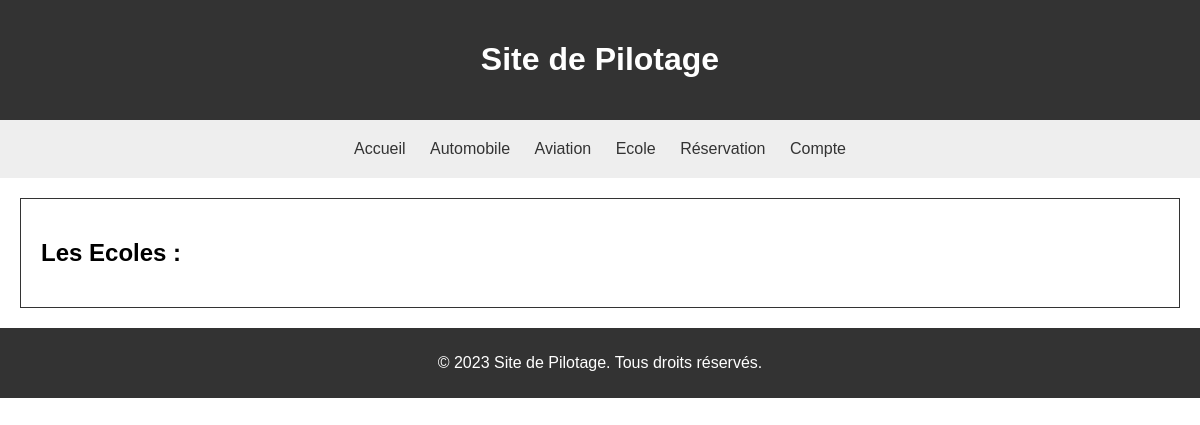
Page /ecole/ on the earlier database version.
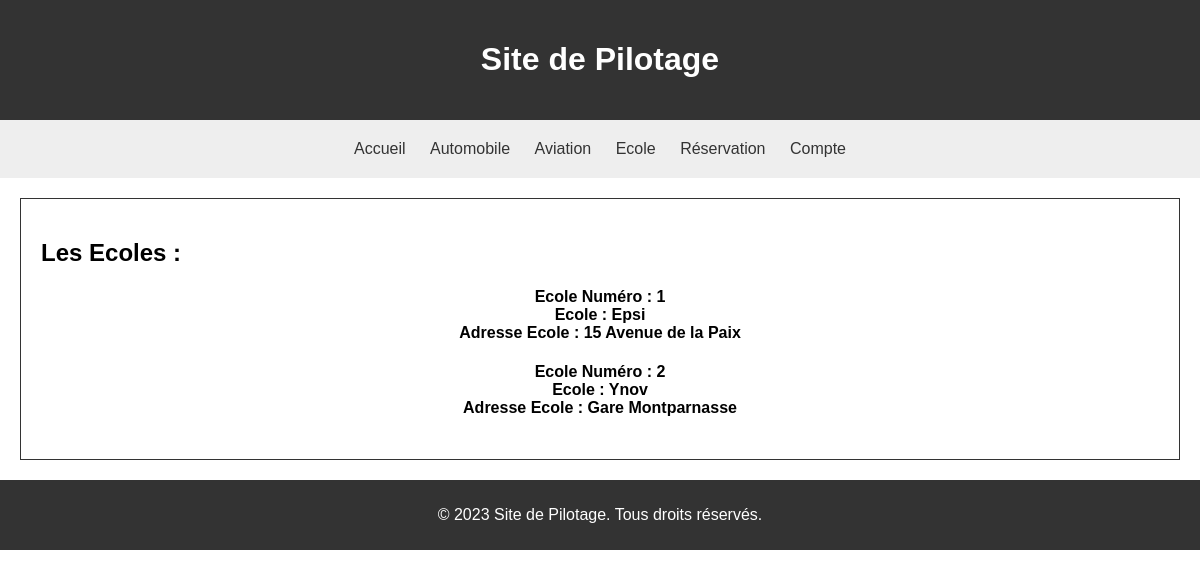
Same page on the later database version.
### src/models.py (models this page shows, shortened)
class EcolePilotage(models.Model):
    id_ecole = models.IntegerField(primary_key=True)
    nom_ecole = models.CharField(max_length=300, default="Epsi")
    adresse_ecole = models.CharField(max_length=400)

### src/views.py (the view)
# urls.py: path('ecole/',views.ecole_index, name='ecole_index'),
def ecole_index(request):
    ecoles = EcolePilotage.objects.all()
    data = {'ecoles':ecoles}
    return render(request, 'ecole/index.html', data)

### src/templates/ecole/index.html (shortened to what this page needs)
{% extends 'block/base.html' %}
{% block corp %}
    <section>
    <h2>Les Ecoles :</h2>
    {% for ecole in ecoles %}
        <h4>
            <a href="../ecole/{{ ecole.id_ecole }}">
                Ecole Numéro : {{ ecole.id_ecole }}<br/>
                Ecole : {{ ecole.nom_ecole }}<br/>
                Adresse Ecole : {{ ecole.adresse_ecole }}<br/>
            </a>
        </h4>
    {% endfor %}
    </section>
{% endblock %}

### src/templates/block/base.html
{% load static %}
{% include 'block/head.html' %}
<body>
    {% include 'block/header.html' %}
    {% block corp %}{% endblock %}
    {% include 'block/footer.html' %}
</body>

### src/templates/block/head.html (shortened to what this page needs)
{% load static %}
<!DOCTYPE html>
<head>
    <link rel="stylesheet" type="text/css" href="{% static 'css/style.css' %}">
</head>

### src/templates/block/header.html
{% load static %}
    <header>
      <h1>Site de Pilotage</h1>
    </header>
    <nav>
      <a href="../">Accueil</a>
      <a href="../automobile/">Automobile</a>
      <a href="../aviation/">Aviation</a>
      <a href="../ecole">Ecole</a>
      <a href="../reservation/">Réservation</a>
      <a href="../compte">Compte</a>
    </nav>

### src/templates/block/footer.html
<footer>
  <p>© 2023 Site de Pilotage. Tous droits réservés.</p>
</footer>

### public/css/style.css (style rules this page uses)
body { font-family: Arial, sans-serif; margin: 0; padding: 0; }
header { background-color: #333; color: #fff; padding: 20px; text-align: center; }
nav { background-color: #eee; padding: 10px; text-align: center; }
nav a { display: inline-block; padding: 10px; text-decoration: none; color: #333; }
section { margin: 20px; padding: 20px; background-color: #fff; border: 1px solid #333; }
footer { background-color: #333; color: #fff; padding: 10px; text-align: center; }
section h2 { text-align: left; }
section h4 { text-align: center; }
section h4 a { text-decoration: none; color: black; transition: font-size 1s ease; }

Differences in the rows shown:
added EcolePilotage: id_ecole "1", nom_ecole "Epsi", adresse_ecole "15 Avenue de la Paix"
added EcolePilotage: id_ecole "2", nom_ecole "Ynov", adresse_ecole "Gare Montparnasse"
